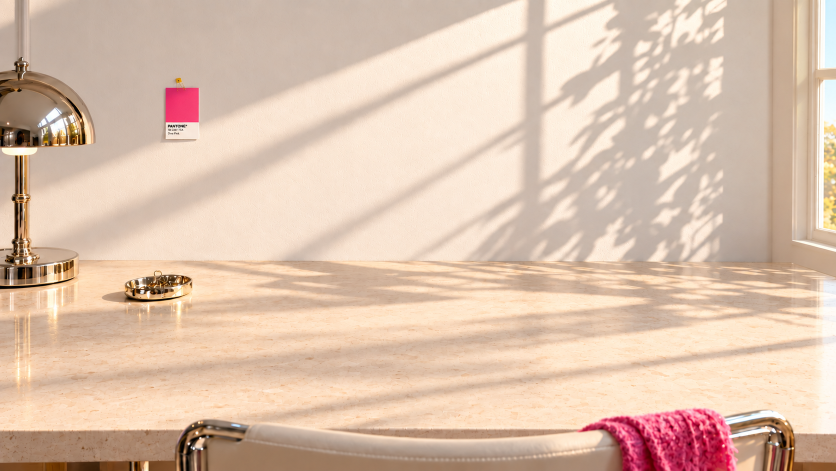
#> input picture source-assets/desk-moods/day.png, 1672 x 941 px (shown at 1/2 size); its folder holds 3 pictures in this run
$ python derive-desk-moods.py
#> lines starting #> are read from the running program, lines starting #| are printed output that depends on the picture
"""
Derive Rosario's studio in its three lights (public/studio/moods/<mood>/*)
from the photographs supplied for it (source-assets/desk-moods/<mood>.png):
the same clean desk, wall and window by day, at sunset and at night, pixel
for pixel (the lamp, tray and Pantone chip stand in the same place in all
three). They carry none of the site's own things (cap, work, telephone,
lettering): those are laid over them in code.

For each light:

  1. desk.webp: the photograph itself (1672×941, the stage), its top rows
     softened a little towards the edge (see soften_top).
  2. wall-above.webp: the wall continued above the photograph, for the
     framings that look up it (the intro, phones held upright). The window's
     light falls on the wall in long bands rising to the right: just above
     the photograph each band is carried on along its own direction, and the
     further up, the more it softens into the wall's own tone (a little
     deeper towards the ceiling). The lamp's rod and the window's frame at
     the two ends are carried straight up. The plaster's grain, taken from the
     photograph's own wall, runs over all of it.
  3. light.webp: the light falling on the wall and the desk, as a multiplier:
     the photograph over the wall's paint and the desk's terrazzo in full
     daylight, softened (no plaster grain, no chips). The work lying on the
     desk takes it (see components/Studio/deskLight), so the window's bands
     and the leaves' shadows fall on the covers as they fall on the desk, and
     at night the lamp's pool.

usage: python source-assets/derive-desk-moods.py
"""
from pathlib import Path

import numpy as np
from PIL import Image
from scipy import ndimage

ROOT = Path(__file__).resolve().parent.parent
SRC = ROOT / "source-assets" / "desk-moods"
OUT = ROOT / "public" / "studio" / "moods"

MOODS = ["day", "sunset", "night"]
W, H = 1672, 941
ABOVE = 1000  # height of the wall continued above the photograph (stage px)

# The window's bands of light on the wall rise to the right (measured on the day
# photograph's wall: the pattern's dominant orientation, 26° above horizontal).
BAND = np.array([0.9, -0.44])
BAND /= np.linalg.norm(BAND)
SLOPE = BAND[0] / -BAND[1]  # px to the left per px down, following a band

# Columns carried straight up: the lamp's rod (left) and the window (right).
ROD = (0, 72)
WINDOW = 1538
# The shadow of the window's mullion falls on the wall as a vertical bar (by day and at sunset): carried up too.
MULLION = (1046, 1090)
# Right of here the window's light on the wall is the leaves' shadows (blobs, not bands): mirrored upwards.
LEAVES = 1000

# The wall's paint in full daylight (the day photograph's lit wall, 95th percentile), and the desk's
# terrazzo in full daylight (its lit top, softened past its chips, 95th percentile): what each is when lit.
PAINT = np.array([253.0, 240.0, 226.0])
DESK = np.array([252.0, 231.0, 206.0])

# At night the lamp lights one end of the wall and the window's blue the other: the prints take that
# light evened out a little (a gamma on the multiplier), so the far ones stay legible, not black.
LIGHT_GAMMA = {"day": 1.0, "sunset": 1.0, "night": 0.85}

# Where the plaster's grain is measured: open wall, no chip, no lamp (day photograph).
GRAIN_BOX = (430, 30, 1000, 470)  # x0, y0, x1, y1


def load(mood):
#> called with mood = 'day'
    a = np.asarray(Image.open(SRC / f"{mood}.png").convert("RGB")).astype(np.float64)
    assert a.shape == (H, W, 3), f"{mood}: expected {W}×{H}"
    return a


def grain():
    """
    The plaster's fine grain (zero-mean, relative to the wall's brightness) for the wall above: noise at
    the grain's two scales, as strong as the photograph's own (measured on its open wall). Synthesised
    rather than tiled from the photograph: its grain carries the edges of the light's bands, which repeat
    visibly when tiled.
    """
    day = load("day")
    x0, y0, x1, y1 = GRAIN_BOX
    L = day[y0:y1, x0:x1].mean(2)
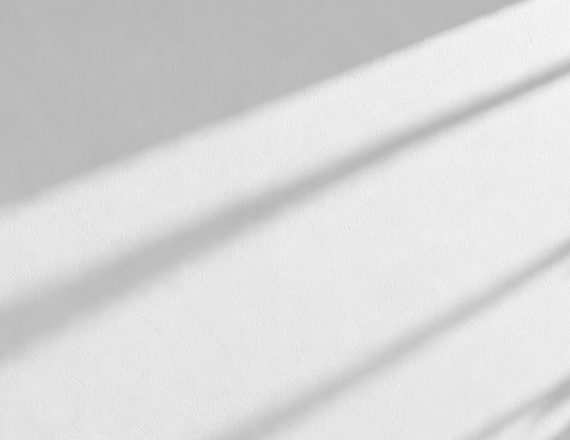
#> L: shape (440, 570) float64; min 179.3, max 248.3, mean 216.9
    measured = (L - ndimage.gaussian_filter(L, 2.2)).std() / L.mean()
#> measured = 0.00931
    rng = np.random.default_rng(7)
    n = ndimage.gaussian_filter(rng.standard_normal((ABOVE, W)), 0.7) + 0.6 * ndimage.gaussian_filter(rng.standard_normal((ABOVE, W)), 1.8)
    n -= ndimage.gaussian_filter(n, 2.2)  # the same band as measured
    return n * (measured / n.std())


# The photograph's top rows are softened a little, more towards its edge, so the light's pattern (the
# leaves' shadows most) dissolves on its way up into the wall above instead of stopping at a line.
SOFT_ROWS = 110
SOFT_EDGE = 6.0


def soften_top(plate):
    out = plate.copy()
    levels = [0.0, 1.0, 2.2, 3.8, SOFT_EDGE]
    top = plate[: SOFT_ROWS + 40]
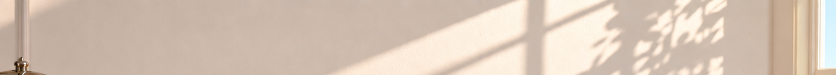
#> top: shape (150, 1672, 3) float64 (shown at 1/2 size); mean R, G, B 213.8, 196.1, 181.1
    blurred = [top if s == 0 else np.stack([ndimage.gaussian_filter(top[:, :, c], s) for c in range(3)], -1) for s in levels]
#> blurred = 5 items
    for y in range(SOFT_ROWS):
        sig = SOFT_EDGE * (1 - y / SOFT_ROWS) ** 1.6
        i = max(0, min(len(levels) - 2, int(np.searchsorted(levels, sig) - 1)))
        t = (sig - levels[i]) / (levels[i + 1] - levels[i])
        out[y] = blurred[i][y] * (1 - t) + blurred[i + 1][y] * t
    # Not the lamp's rod nor the window, which carry on up sharp.
    out[:, : ROD[1] + 10] = plate[:, : ROD[1] + 10]
    out[:, WINDOW - 16 :] = plate[:, WINDOW - 16 :]
    return out


def wall_above(plate, g):
    sharp = plate
    plate = soften_top(plate)
    d = np.arange(ABOVE, 0, -1, dtype=np.float64)[:, None]  # distance above the photograph, px (row 0 = highest)
    xs = np.arange(W, dtype=np.float64)[None, :]

    # a) Each band carried on along its direction, read from the photograph's own top rows (so the
    #    grain and the bands run on without a seam): the point d px above the edge lies on the same band
    #    as the point y' px below it, SLOPE·(d + y') to the left. Softened the further up (a growing
    #    horizontal blur), and fading into (b).
    band_rows = 80
    y_src = np.minimum(d, band_rows).astype(int)[:, 0]
    x_src = xs - SLOPE * (d + y_src[:, None])
    levels = [0, 5, 12, 26, 55, 110, 200]
    rows = plate[:band_rows + 1]
    blurred = [rows if s == 0 else ndimage.gaussian_filter1d(rows, s, axis=1, mode="nearest") for s in levels]
#> blurred = 7 items
    # (from the softened edge's own blur, and gently at first)
    sig = np.clip(SOFT_EDGE + 0.004 * d**2, 0, levels[-1])
    xi = np.clip(x_src, 0, W - 1)
    x0 = np.floor(xi).astype(int)
    x1 = np.minimum(x0 + 1, W - 1)
    fx = (xi - x0)[..., None]
    def sample(level):
        r = blurred[level][y_src]  # (ABOVE, W, 3), each row its source row
        ii = np.arange(ABOVE)[:, None]
        return r[ii, x0] * (1 - fx) + r[ii, x1] * fx
    carried = np.zeros((ABOVE, W, 3))
    for i in range(len(levels) - 1):
        lo, hi = levels[i], levels[i + 1]
        m = (sig >= lo) & (sig <= hi)
        if not m.any():
            continue
        t = np.where(m, (sig - lo) / (hi - lo), 0)[..., None]
        carried = np.where(m[..., None], sample(i) * (1 - t) + sample(i + 1) * t, carried)
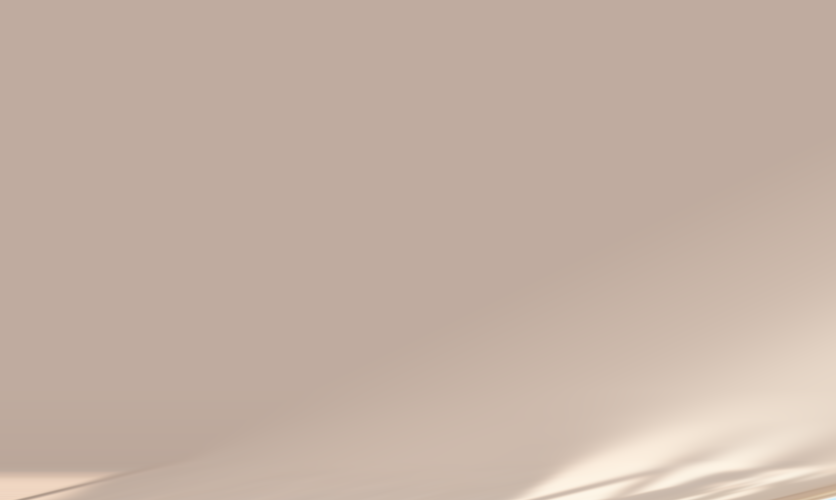
#> carried: shape (1000, 1672, 3) float64 (shown at 1/2 size); mean of channels 0, 1, 2 197, 177.6, 164.5; drawn as R, G, B

    # b) The wall's own tone, from the top edge's broad colour, a little deeper towards the ceiling.
    top = sharp[:4].mean(0)
#> top = 1672 rows, first 8: [237, 211.5, 192], [237.5, 212, 192.2], [238.5, 213, 192.5], [239, 213.8, 193.5], [240, 215, 194.5], [239.8, 214.2, 193.5], [240.5, 215.2, 194.5], [240, 214.8, 194]
    broad = np.stack([ndimage.gaussian_filter1d(top[:, c], 260, mode="nearest") for c in range(3)], 1)[None]
#> broad = 1672 rows, first 8: [221.7, 198.7, 181.1], [221.6, 198.6, 181.1], [221.6, 198.6, 181.1], [221.5, 198.5, 181], [221.5, 198.5, 181], [221.4, 198.4, 181], [221.4, 198.4, 180.9], [221.3, 198.3, 180.9]
    deepen = 1 - 0.1 * np.clip(d / ABOVE, 0, 1) ** 1.2
    tone = broad * deepen[..., None]

    # Past the photograph's left edge a band has no source: the wall's tone there, softly.
    valid = np.clip((x_src + 160) / 320, 0, 1)[..., None]
    keep = np.exp(-d / 260)[..., None] * valid
    wall = carried * keep + tone * (1 - keep)

    # c) Where the leaves' shadows fall, the photograph's own top rows mirrored upwards instead (their
    #    shapes carry on as themselves, not smeared along the bands), softening and fading out.
    mir_rows = 130
    mir = plate[:mir_rows]
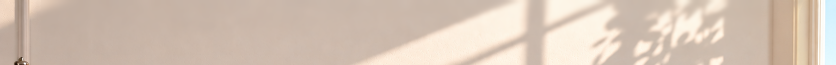
#> mir: shape (130, 1672, 3) float64 (shown at 1/2 size); mean R, G, B 213.5, 195.9, 181.1
    mlevels = [0.0, 3.0, 7.0, 12.0]
    mb = [mir if s_ == 0 else np.stack([ndimage.gaussian_filter(mir[:, :, c], s_) for c in range(3)], -1) for s_ in mlevels]
#> mb = 4 items
    dd = d[:, 0]
    src = np.clip(dd - 1, 0, mir_rows - 1).astype(int)
    sigm = np.clip(dd * 0.1, 0, mlevels[-1])
    mirrored = np.zeros((ABOVE, W, 3))
    for i in range(len(mlevels) - 1):
        lo, hi = mlevels[i], mlevels[i + 1]
        m = (sigm >= lo) & (sigm <= hi)
        if not m.any():
            continue
        tt = ((sigm[m] - lo) / (hi - lo))[:, None, None]
        mirrored[m] = mb[i][src[m]] * (1 - tt) + mb[i + 1][src[m]] * tt
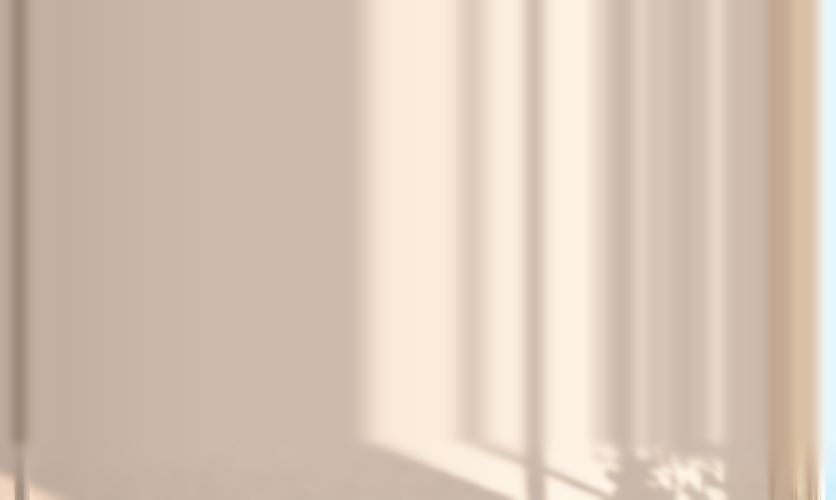
#> mirrored: shape (1000, 1672, 3) float64 (shown at 1/2 size); mean of channels 0, 1, 2 215.6, 197.8, 182.9; drawn as R, G, B
    kmir = (np.clip(1 - dd / 120, 0, 1) ** 1.3)[:, None, None]
    region = np.clip((np.arange(W) - LEAVES) / 60, 0, 1)[None, :, None]
    wmir = kmir * region
    wall = wall * (1 - wmir) + mirrored * wmir

    # The mullion's shadow: its darkness against the wall around it, carried straight up and fading.
    edge_row = plate[:3].mean(0)
#> edge_row = 1672 rows, first 8: [236.7, 211.3, 191.7], [238, 212.7, 192.7], [239.7, 214.3, 193.7], [240, 215, 194.3], [239.7, 214.7, 194.7], [239.7, 214, 193.7], [241, 216, 195], [239.7, 214.7, 194]
    around = np.stack([ndimage.gaussian_filter1d(edge_row[:, c], 40, mode="nearest") for c in range(3)], 1)
#> around = 1672 rows, first 8: [228.3, 203.8, 184.2], [228, 203.6, 184], [227.8, 203.4, 183.9], [227.6, 203.1, 183.7], [227.3, 202.9, 183.5], [227.1, 202.7, 183.3], [226.8, 202.5, 183.1], [226.6, 202.3, 182.9]
    delta = np.minimum(edge_row - around, 0)  # only where it is darker
#> delta = 1672 rows, first 8: [0, 0, 0], [0, 0, 0], [0, 0, 0], [0, 0, 0], [0, 0, 0], [0, 0, 0], [0, 0, 0], [0, 0, 0]
    x0m, x1m = MULLION
    for x in range(x0m - 14, x1m + 14):
        w = np.clip(min(x - (x0m - 14), (x1m + 14) - x) / 14, 0, 1)
        # (beyond the mirrored rows, which carry it themselves)
        wall[:, x] += delta[x][None, :] * w * np.exp(-d / 230) * (1 - kmir[:, 0])

    # The plaster's grain, in this light, where the carried rows (which bring their own) have softened.
    L = wall.mean(2, keepdims=True)
#> L: shape (1000, 1672, 1) float64
    wall = wall + g[..., None] * L * 0.9 * (1 - np.exp(-d / 30))[..., None]

    # The lamp's rod: straight up, into the wall's tone towards the ceiling.
    rod = np.repeat(top[None, ROD[0]:ROD[1]], ABOVE, 0) + g[:, ROD[0]:ROD[1], None] * top[None, ROD[0]:ROD[1]].mean(-1, keepdims=True) * 0.9
    rk = np.clip(1 - d / 900, 0, 1)[..., None]
    rod = rod * rk + wall[:, ROD[0]:ROD[1]] * (1 - rk)
    for x in range(ROD[0], ROD[1]):
        t = np.clip((x - (ROD[1] - 12)) / 12, 0, 1)  # its last columns blend into the wall
        wall[:, x] = rod[:, x - ROD[0]] * (1 - t) + wall[:, x] * t

    # The window: its frame and panes carry on up (the photograph's window mirrored, repeating).
    win_rows = sharp[:470, WINDOW - 16:]
    # (to and fro: d px above the edge is the photograph's row d − 1, then back down, and so on)
    period = np.concatenate([win_rows, win_rows[::-1]], 0)
    r = (np.arange(ABOVE)[::-1]) % period.shape[0]
    win = period[r]
    for j in range(win.shape[1]):
        t = np.clip(j / 16, 0, 1)
        wall[:, WINDOW - 16 + j] = win[:, j] * t + wall[:, WINDOW - 16 + j] * (1 - t)
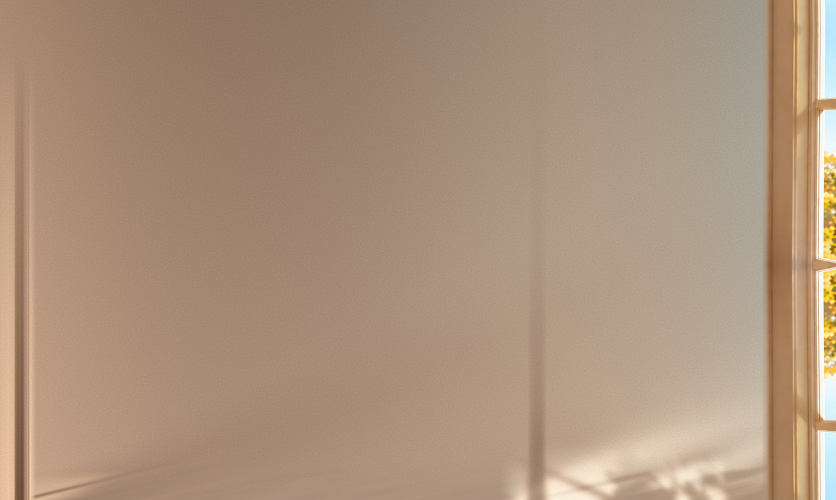
#> wall: shape (1000, 1672, 3) float64 (shown at 1/2 size); mean of channels 0, 1, 2 202, 185.5, 171.4; drawn with min black and max white
    return np.clip(wall, 0, 255)
#> returned value: shape (1000, 1672, 3) float64


def light(plate, gamma=1.0):
    """
    The light falling on the wall and on the desk, as a multiplier of each in full daylight (the wall's paint,
    the desk's terrazzo), at a quarter of the stage's size: what the work takes where it lies.
    """
#> called with gamma = 1
    soft = np.stack([ndimage.gaussian_filter(plate[:, :, c], 3.5) for c in range(3)], -1)
    wall = np.clip((528 - np.arange(H)) / 16, 0, 1)[:, None, None]  # the wall down to its foot (y 520), then the desk
    m = np.clip(soft / (PAINT * wall + DESK * (1 - wall)), 0, 1) ** gamma
    small = Image.fromarray(np.clip(m * 255, 0, 255).astype(np.uint8)).resize((W // 4, round(H / 4)), Image.LANCZOS)
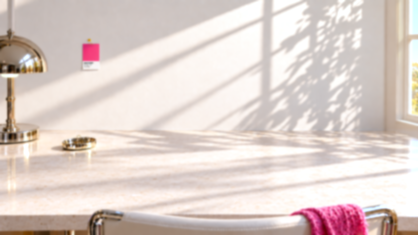
#> small: PIL image 418x235 RGB; mean R, G, B 222.3, 208.7, 203.2
    return small


def main():
    g = grain()
    for mood in MOODS:
        plate = load(mood)
        out = OUT / mood
        out.mkdir(parents=True, exist_ok=True)
        Image.fromarray(np.clip(soften_top(plate), 0, 255).astype(np.uint8)).save(out / "desk.webp", quality=88, method=6)
        Image.fromarray(wall_above(plate, g).astype(np.uint8)).save(out / "wall-above.webp", quality=82, method=6)
        # (Nowhere is the wall lit beyond its paint in full daylight, so the multiplier fits 0–1.)
        light(plate, LIGHT_GAMMA[mood]).save(out / "light.webp", quality=90, method=6)
        print(mood, "done")
#> pass 2 of the loop in main, `for mood in MOODS:`:
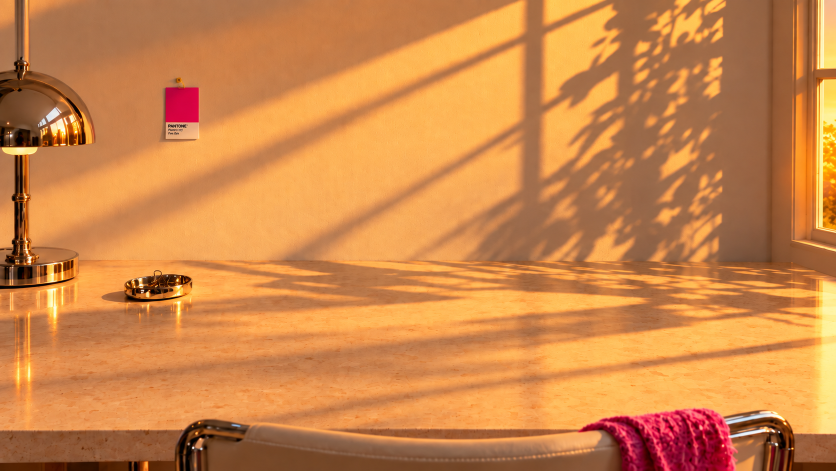
#> input picture source-assets/desk-moods/sunset.png, 1672 x 941 px (shown at 1/2 size)
#> in soften_top (call 3), `top = plate[: SOFT_ROWS + 40]`:
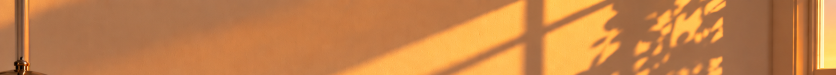
#> top: shape (150, 1672, 3) float64 (shown at 1/2 size); mean R, G, B 195.5, 130.4, 73.7
#> after the loop in wall_above (call 2), `for i in range(len(levels) - 1):`:
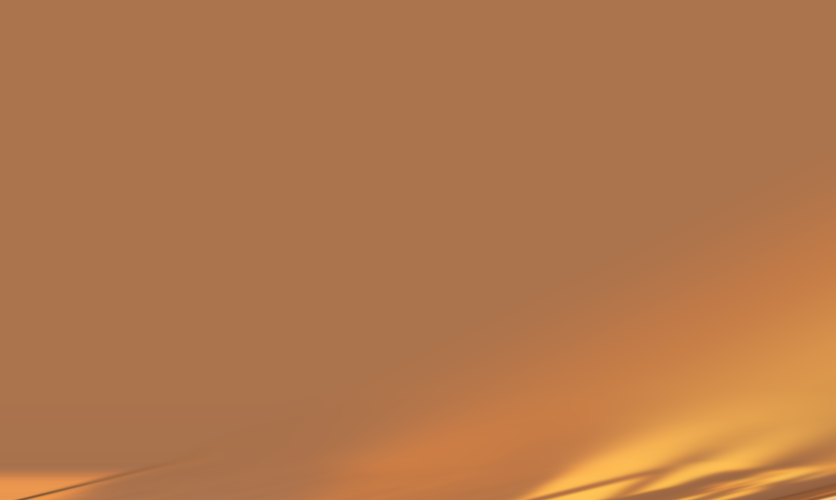
#> carried: shape (1000, 1672, 3) float64 (shown at 1/2 size); mean of channels 0, 1, 2 178.8, 120, 76.6; drawn as R, G, B
#> in wall_above (call 2), `top = sharp[:4].mean(0)`: top = 1672 rows, first 8: [233, 151, 80.5], [234.2, 151, 78.75], [234.8, 151.2, 78.5], [234, 151.2, 78.25], [234.5, 151.8, 78.25], [233.5, 150.5, 77.25], [235.8, 152.8, 79], [237, 152.8, 79]
#> broad = 1672 rows, first 8: [212.4, 138.1, 77.93], [212.3, 138.1, 77.92], [212.2, 138, 77.92], [212.1, 138, 77.91], [212.1, 137.9, 77.91], [212, 137.9, 77.9], [211.9, 137.8, 77.89], [211.8, 137.8, 77.89]
#> edge_row = 1672 rows, first 8: [232.7, 151.7, 81.33], [233.7, 150.7, 78.67], [235.3, 152, 79], [233.7, 151, 77.67], [234.7, 151.7, 78], [233.7, 150.7, 77.33], [236, 152.7, 78.67], [237.7, 153, 78.67]
#> around = 1672 rows, first 8: [220, 143.1, 76.48], [219.7, 142.9, 76.37], [219.4, 142.7, 76.25], [219.1, 142.5, 76.14], [218.8, 142.2, 76.02], [218.5, 142, 75.9], [218.2, 141.8, 75.79], [217.9, 141.6, 75.67]


if __name__ == "__main__":
    main()
